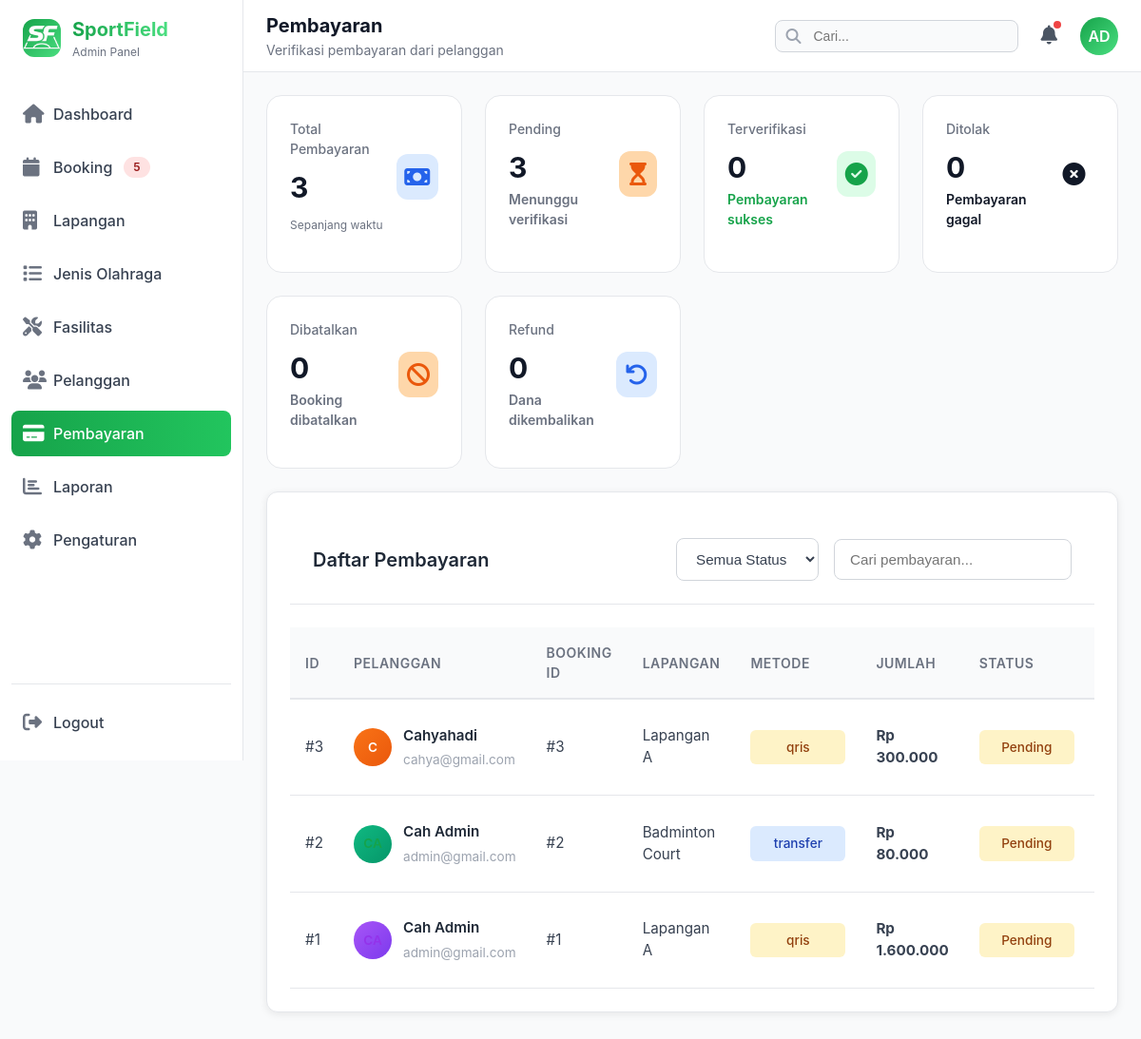
Page /page/admin/pembayaran.php (signed in) on the committed database.
### tables this page shows
CREATE TABLE `pembayaran` (
  `id` int(11) NOT NULL,
  `booking_id` int(11) NOT NULL,
  `metode` varchar(50) NOT NULL,
  `jumlah` decimal(10,2) NOT NULL,
  `status` enum('pending','success','failed','cancelled','refunded') DEFAULT 'pending',
  `bukti_bayar` varchar(255) DEFAULT NULL,
  `created_at` timestamp NOT NULL DEFAULT current_timestamp(),
  `refund_reason` text DEFAULT NULL
);

CREATE TABLE `users` (
  `id` int(11) NOT NULL,
  `name` varchar(100) NOT NULL,
  `email` varchar(100) NOT NULL,
  `password` varchar(255) NOT NULL,
  `phone` varchar(20) DEFAULT NULL,
  `role` enum('admin','user') DEFAULT 'user',
  `created_at` timestamp NOT NULL DEFAULT current_timestamp(),
  `updated_at` timestamp NOT NULL DEFAULT current_timestamp() ON UPDATE current_timestamp()
);

CREATE TABLE `lapangan` (
  `id` int(11) NOT NULL,
  `nama` varchar(100) NOT NULL,
  `jenis` varchar(50) NOT NULL,
  `harga_per_jam` decimal(10,2) NOT NULL,
  `deskripsi` text DEFAULT NULL,
  `gambar` varchar(255) DEFAULT NULL,
  `status` enum('tersedia','maintenance') DEFAULT 'tersedia',
  `average_rating` decimal(2,1) DEFAULT 0.0,
  `total_rating` int(11) DEFAULT 0,
  `created_at` timestamp NOT NULL DEFAULT current_timestamp(),
  `updated_at` timestamp NOT NULL DEFAULT current_timestamp() ON UPDATE current_timestamp()
);

### page/admin/pembayaran.php (the view, shortened to what this page needs)
<?php
require_once '../../config/db.php';
$stat_pending = $pdo->query("SELECT COUNT(*) as total FROM pembayaran WHERE status='pending'")->fetch()['total'];
$stat_success = $pdo->query("SELECT COUNT(*) as total FROM pembayaran WHERE status='success'")->fetch()['total'];
$stat_failed = $pdo->query("SELECT COUNT(*) as total FROM pembayaran WHERE status='failed'")->fetch()['total'];
$stat_cancelled = $pdo->query("SELECT COUNT(*) as total FROM pembayaran WHERE status='cancelled'")->fetch()['total'];
$stat_refunded = $pdo->query("SELECT COUNT(*) as total FROM pembayaran WHERE status='refunded'")->fetch()['total'];
$stat_total = $pdo->query("SELECT COUNT(*) as total FROM pembayaran")->fetch()['total'];
$query = "SELECT p.*,
                b.tanggal as booking_tanggal,
                b.jam_mulai,
                b.jam_selesai,
                b.total_harga,
                b.status as booking_status,
                u.name as customer_name,
                u.phone as customer_phone,
                u.email as customer_email,
                l.nama as lapangan_nama
          FROM pembayaran p
          INNER JOIN booking b ON p.booking_id = b.id
          INNER JOIN users u ON b.user_id = u.id
          INNER JOIN lapangan l ON b.lapangan_id = l.id
          ORDER BY p.created_at DESC";
$stmt = $pdo->query($query);
$pembayaran_list = $stmt->fetchAll(PDO::FETCH_ASSOC);
?>
<div class="stats-grid">
    <div class="stat-card">
        <div class="stat-header">
            <div>
                <p class="stat-label">Total Pembayaran</p>
                <p class="stat-value"><?php echo number_format($stat_total); ?></p>
                <p class="stat-period">Sepanjang waktu</p>
            </div>
            <div class="stat-icon blue">
                <i class="fas fa-money-bill"></i>
            </div>
        </div>
    </div>
    <div class="stat-card">
        <div class="stat-header">
            <div>
                <p class="stat-label">Pending</p>
                <p class="stat-value"><?php echo number_format($stat_pending); ?></p>
                <p class="stat-change neutral">Menunggu verifikasi</p>
            </div>
            <div class="stat-icon orange">
                <i class="fas fa-hourglass-start"></i>
            </div>
        </div>
    </div>
    <div class="stat-card">
        <div class="stat-header">
            <div>
                <p class="stat-label">Terverifikasi</p>
                <p class="stat-value"><?php echo number_format($stat_success); ?></p>
                <p class="stat-change positive">Pembayaran sukses</p>
            </div>
            <div class="stat-icon green">
                <i class="fas fa-check-circle"></i>
            </div>
        </div>
    </div>
    <div class="stat-card">
        <div class="stat-header">
            <div>
                <p class="stat-label">Ditolak</p>
                <p class="stat-value"><?php echo number_format($stat_failed); ?></p>
                <p class="stat-change negative">Pembayaran gagal</p>
            </div>
            <div class="stat-icon red">
                <i class="fas fa-times-circle"></i>
            </div>
        </div>
    </div>
    <div class="stat-card">
        <div class="stat-header">
            <div>
                <p class="stat-label">Dibatalkan</p>
                <p class="stat-value"><?php echo number_format($stat_cancelled); ?></p>
                <p class="stat-change neutral">Booking dibatalkan</p>
            </div>
            <div class="stat-icon orange">
                <i class="fas fa-ban"></i>
            </div>
        </div>
    </div>
    <div class="stat-card">
        <div class="stat-header">
            <div>
                <p class="stat-label">Refund</p>
                <p class="stat-value"><?php echo number_format($stat_refunded); ?></p>
                <p class="stat-change neutral">Dana dikembalikan</p>
            </div>
            <div class="stat-icon blue">
                <i class="fas fa-undo"></i>
            </div>
        </div>
    </div>
</div>
<div class="table-card">
    <div class="card-header">
        <h3>Daftar Pembayaran</h3>
        <div class="header-actions">
            <select id="filterStatus" class="filter-select">
                <option value="">Semua Status</option>
            </select>
            <input type="text" id="searchInput" placeholder="Cari pembayaran..." class="search-input">
        </div>
    </div>
    <div class="table-wrapper">
        <table class="data-table">
            <thead>
                <tr>
                    <th>ID</th>
                    <th>Pelanggan</th>
                    <th>Booking ID</th>
                    <th>Lapangan</th>
                    <th>Metode</th>
                    <th>Jumlah</th>
                    <th>Status</th>
                    <th>Alasan Refund</th>
                </tr>
            </thead>
            <tbody id="pembayaranTableBody">
                <?php if (empty($pembayaran_list)): ?>
                    <tr>
                        <td colspan="9" style="text-align: center; padding: 40px;">
                            <p class="text-muted">Belum ada data pembayaran</p>
                        </td>
                    </tr>
                <?php else: ?>
                    <?php foreach ($pembayaran_list as $pembayaran):
                        $name_parts = explode(' ', $pembayaran['customer_name']);
                        $initials = '';
                        foreach ($name_parts as $part) {
                            if (!empty($part)) {
                                $initials .= strtoupper(substr($part, 0, 1));
                            }
                        }
                        $colors = ['blue', 'purple', 'green', 'orange'];
                        $color = $colors[$pembayaran['id'] % 4];
                        $status_class = '';
                        $status_text = '';
                        switch($pembayaran['status']) {
                            case 'pending':
                                $status_class = 'warning';
                                $status_text = 'Pending';
                                break;
                        }
                    ?>
                    <tr data-id="<?php echo $pembayaran['id']; ?>" data-status="<?php echo $pembayaran['status']; ?>">
                        <td>#<?php echo $pembayaran['id']; ?></td>
                        <td>
                            <div class="customer-info">
                                <div class="customer-avatar <?php echo $color; ?>"><?php echo $initials; ?></div>
                                <div>
                                    <p class="customer-name"><?php echo htmlspecialchars($pembayaran['customer_name']); ?></p>
                                    <p class="text-muted"><?php echo htmlspecialchars($pembayaran['customer_email'] ?? '-'); ?></p>
                                </div>
                            </div>
                        </td>
                        <td>#<?php echo $pembayaran['booking_id']; ?></td>
                        <td><?php echo htmlspecialchars($pembayaran['lapangan_nama']); ?></td>
                        <td>
                            <span class="metode-badge <?php echo strtolower($pembayaran['metode']); ?>">
                                <?php echo htmlspecialchars($pembayaran['metode']); ?>
                            </span>
                        </td>
                        <td><strong>Rp <?php echo number_format($pembayaran['jumlah'], 0, ',', '.'); ?></strong></td>
                        <td>
                            <span class="status-badge <?php echo $status_class; ?>" id="status-<?php echo $pembayaran['id']; ?>">
                                <?php echo $status_text; ?>
                            </span>
                        </td>
                        <td>
                        </td>
                    </tr>
                    <?php endforeach; ?>
                <?php endif; ?>
            </tbody>
        </table>
    </div>
</div>
<?php
include '../includes/admin-layout.php';
?>
<link rel="stylesheet" href="../../assets/css/admin_style/pembayaran.css">

### assets/css/admin_style/admin-layout.css (style rules this page uses)
* { margin: 0; padding: 0; box-sizing: border-box; }
body { font-family: -apple-system, BlinkMacSystemFont, 'Segoe UI', Roboto, 'Helvetica Neue', Arial, sans-serif; background-color: #f9fafb; color: #111827; line-height: 1.5; }

### assets/css/admin_style/dashboard.css (style rules this page uses)
* { margin: 0; padding: 0; box-sizing: border-box; }
body { font-family: -apple-system, BlinkMacSystemFont, 'Segoe UI', Roboto, 'Helvetica Neue', Arial, sans-serif; background-color: #f9fafb; color: #111827; line-height: 1.5; }
.stats-grid { display: grid; grid-template-columns: 1fr; gap: 24px; margin-bottom: 24px; }
.stat-card { background-color: white; border-radius: 16px; padding: 24px; border: 1px solid #e5e7eb; transition: all 0.3s ease; }
.stat-header { display: flex; align-items: center; justify-content: space-between; margin-bottom: 16px; }
.stat-icon { width: 48px; height: 48px; border-radius: 12px; display: flex; align-items: center; justify-content: center; font-size: 24px; }
.stat-icon.blue { background-color: #dbeafe; color: #2563eb; }
.stat-icon.green { background-color: #dcfce7; color: #16a34a; }
.stat-icon.orange { background-color: #fed7aa; color: #ea580c; }
.stat-change { font-size: 14px; font-weight: 600; }
.stat-change.positive { color: #16a34a; }
.stat-change.neutral { color: #6b7280; }
.stat-label { font-size: 14px; font-weight: 500; color: #6b7280; margin-bottom: 8px; }
.stat-value { font-size: 30px; font-weight: bold; color: #111827; }
.stat-period { font-size: 12px; color: #6b7280; margin-top: 8px; }
.table-card { background-color: white; border-radius: 16px; padding: 24px; border: 1px solid #e5e7eb; }
.card-header { display: flex; align-items: center; justify-content: space-between; margin-bottom: 24px; }
.card-header h3 { font-size: 18px; font-weight: bold; color: #111827; }
.table-wrapper { overflow-x: auto; }
.data-table { width: 100%; border-collapse: collapse; }
.data-table thead tr { border-bottom: 1px solid #e5e7eb; }
.data-table th { text-align: left; padding: 12px 16px; font-size: 12px; font-weight: 600; color: #6b7280; text-transform: uppercase; }
.data-table tbody tr { border-bottom: 1px solid #f3f4f6; transition: background-color 0.2s ease; }
.data-table td { padding: 16px; font-size: 14px; color: #111827; }
.customer-info { display: flex; align-items: center; gap: 12px; }
.customer-avatar { width: 32px; height: 32px; border-radius: 50%; display: flex; align-items: center; justify-content: center; font-size: 12px; font-weight: 600; }
.customer-avatar.purple { background-color: #f3e8ff; color: #9333ea; }
.customer-avatar.green { background-color: #dcfce7; color: #16a34a; }
.customer-name { font-weight: 500; }
.text-muted { color: #6b7280; }
.status-badge { display: inline-block; padding: 4px 12px; font-size: 12px; font-weight: 600; border-radius: 9999px; }
.status-badge.warning { background-color: #fef3c7; color: #92400e; }
@media (min-width: 768px) { .stats-grid { grid-template-columns: repeat(2, 1fr); } }
@media (min-width: 1024px) { .stats-grid { grid-template-columns: repeat(4, 1fr); } }

### assets/css/admin_style/fasilitas-jenisOlahraga.css (style rules this page uses)
table { width: 100%; border-collapse: collapse; font-size: 14px; }
table thead th { background: #f9fafb; padding: 16px; text-align: left; color: #6b7280; font-weight: 600; border-bottom: 1px solid #e5e7eb; }
table tbody td { padding: 16px; border-bottom: 1px solid #e5e7eb; color: #111827; }

### rows in the picture
pembayaran: id "3", initials "C", users.name "Cahyahadi", users.email "cahya@gmail.com", booking "3", lapangan.nama "Lapangan A", metode "qris", jumlah "300.000", status "Pending"
pembayaran: id "2", users.name "Cah Admin", users.email "admin@gmail.com", booking "2", lapangan.nama "Badminton Court", metode "transfer", jumlah "80.000", status "Pending"
pembayaran: id "1", initials "CA", users.name "Cah Admin", users.email "admin@gmail.com", booking "1", lapangan.nama "Lapangan A", metode "qris", jumlah "1.600.000", status "Pending"

### other values in the picture
$page_title "Pembayaran"
$page_subtitle "Verifikasi pembayaran dari pelanggan"
$stat_total "3"
$stat_pending "3"
$stat_success "0"
$stat_failed "0"
$stat_cancelled "0"
$stat_refunded "0"
